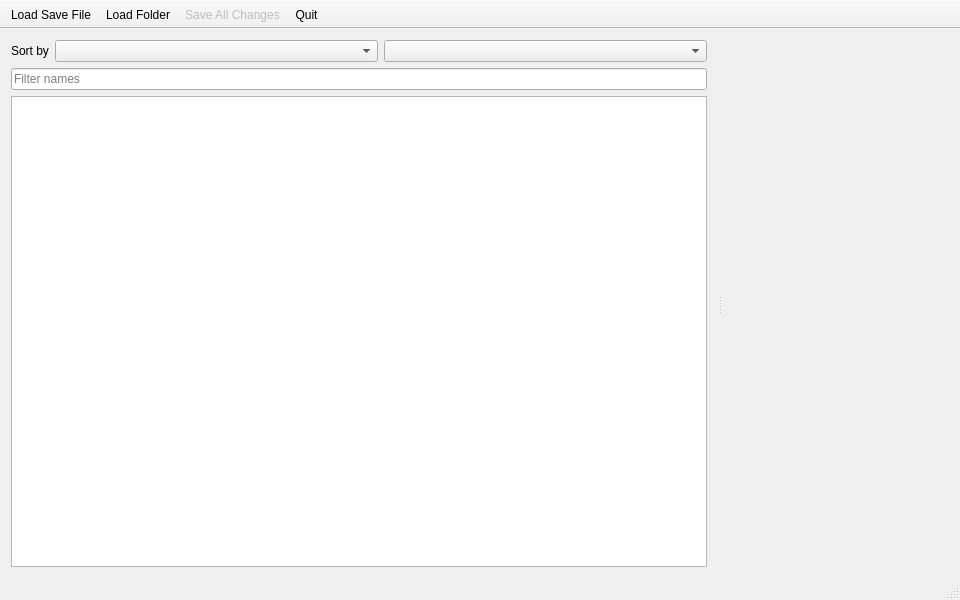
<?xml version="1.0" encoding="UTF-8"?>
<ui version="4.0">
 <class>MainWindow</class>
 <widget class="QMainWindow" name="MainWindow">
  <property name="geometry">
   <rect>
    <x>0</x>
    <y>0</y>
    <width>960</width>
    <height>600</height>
   </rect>
  </property>
  <property name="windowTitle">
   <string>AA2QtEdit</string>
  </property>
  <widget class="QWidget" name="centralWidget">
   <layout class="QHBoxLayout" name="horizontalLayout_2">
    <property name="spacing">
     <number>0</number>
    </property>
    <property name="leftMargin">
     <number>0</number>
    </property>
    <property name="topMargin">
     <number>0</number>
    </property>
    <property name="rightMargin">
     <number>0</number>
    </property>
    <property name="bottomMargin">
     <number>0</number>
    </property>
    <item>
     <widget class="QSplitter" name="splitter">
      <property name="orientation">
       <enum>Qt::Horizontal</enum>
      </property>
      <widget class="QWidget" name="layoutWidget">
       <layout class="QVBoxLayout" name="verticalLayout">
        <item>
         <layout class="QHBoxLayout" name="horizontalLayout" stretch="0,1,1">
          <item>
           <widget class="QLabel" name="labelSort">
            <property name="text">
             <string>Sort by</string>
            </property>
           </widget>
          </item>
          <item>
           <widget class="QComboBox" name="sortBy"/>
          </item>
          <item>
           <widget class="QComboBox" name="sortOrder"/>
          </item>
         </layout>
        </item>
        <item>
         <widget class="QLineEdit" name="textFilter">
          <property name="placeholderText">
           <string>Filter names</string>
          </property>
          <property name="clearButtonEnabled">
           <bool>true</bool>
          </property>
         </widget>
        </item>
        <item>
         <widget class="ClassEdit::CardListView" name="cardListView">
          <property name="sizePolicy">
           <sizepolicy hsizetype="Minimum" vsizetype="Expanding">
            <horstretch>0</horstretch>
            <verstretch>0</verstretch>
           </sizepolicy>
          </property>
          <property name="minimumSize">
           <size>
            <width>280</width>
            <height>0</height>
           </size>
          </property>
         </widget>
        </item>
       </layout>
      </widget>
      <widget class="ClassEdit::CardView" name="cardView" native="true">
       <property name="sizePolicy">
        <sizepolicy hsizetype="Maximum" vsizetype="Maximum">
         <horstretch>0</horstretch>
         <verstretch>0</verstretch>
        </sizepolicy>
       </property>
      </widget>
     </widget>
    </item>
   </layout>
  </widget>
  <widget class="QToolBar" name="mainToolBar">
   <property name="movable">
    <bool>false</bool>
   </property>
   <property name="iconSize">
    <size>
     <width>32</width>
     <height>32</height>
    </size>
   </property>
   <property name="toolButtonStyle">
    <enum>Qt::ToolButtonTextBesideIcon</enum>
   </property>
   <property name="floatable">
    <bool>false</bool>
   </property>
   <attribute name="toolBarArea">
    <enum>TopToolBarArea</enum>
   </attribute>
   <attribute name="toolBarBreak">
    <bool>false</bool>
   </attribute>
   <addaction name="actionLoad_Save_File"/>
   <addaction name="actionLoad_Directory"/>
   <addaction name="actionSave_All_Changes"/>
   <addaction name="actionQuit"/>
  </widget>
  <widget class="QStatusBar" name="statusBar"/>
  <action name="actionLoad_Save_File">
   <property name="icon">
    <iconset resource="../../icons/icons.qrc">
     <normaloff>:/icon/game.svg</normaloff>:/icon/game.svg</iconset>
   </property>
   <property name="text">
    <string>&amp;Load Save File</string>
   </property>
  </action>
  <action name="actionLoad_Directory">
   <property name="icon">
    <iconset resource="../../icons/icons.qrc">
     <normaloff>:/icon/folder-people.svg</normaloff>:/icon/folder-people.svg</iconset>
   </property>
   <property name="text">
    <string>Load &amp;Folder</string>
   </property>
   <property name="toolTip">
    <string>Load Folder</string>
   </property>
  </action>
  <action name="actionSave_All_Changes">
   <property name="enabled">
    <bool>false</bool>
   </property>
   <property name="icon">
    <iconset resource="../../icons/icons.qrc">
     <normaloff>:/icon/save-all.svg</normaloff>:/icon/save-all.svg</iconset>
   </property>
   <property name="text">
    <string>Save All Changes</string>
   </property>
  </action>
  <action name="actionQuit">
   <property name="icon">
    <iconset resource="../../icons/icons.qrc">
     <normaloff>:/icon/window-close.svg</normaloff>:/icon/window-close.svg</iconset>
   </property>
   <property name="text">
    <string>Quit</string>
   </property>
  </action>
 </widget>
 <layoutdefault spacing="6" margin="11"/>
 <customwidgets>
  <customwidget>
   <class>ClassEdit::CardListView</class>
   <extends>QListView</extends>
   <header>src/ui/cardlistview.h</header>
  </customwidget>
  <customwidget>
   <class>ClassEdit::CardView</class>
   <extends>QWidget</extends>
   <header>src/ui/cardview.h</header>
   <container>1</container>
   <slots>
    <slot>modelItemActivated(QModelIndex)</slot>
   </slots>
  </customwidget>
 </customwidgets>
 <resources>
  <include location="../../icons/icons.qrc"/>
 </resources>
 <connections>
  <connection>
   <sender>actionLoad_Save_File</sender>
   <signal>triggered()</signal>
   <receiver>MainWindow</receiver>
   <slot>loadSaveFile()</slot>
   <hints>
    <hint type="sourcelabel">
     <x>-1</x>
     <y>-1</y>
    </hint>
    <hint type="destinationlabel">
     <x>456</x>
     <y>287</y>
    </hint>
   </hints>
  </connection>
  <connection>
   <sender>actionLoad_Directory</sender>
   <signal>triggered()</signal>
   <receiver>MainWindow</receiver>
   <slot>loadDirectory()</slot>
   <hints>
    <hint type="sourcelabel">
     <x>-1</x>
     <y>-1</y>
    </hint>
    <hint type="destinationlabel">
     <x>456</x>
     <y>287</y>
    </hint>
   </hints>
  </connection>
  <connection>
   <sender>actionQuit</sender>
   <signal>triggered(bool)</signal>
   <receiver>MainWindow</receiver>
   <slot>quit()</slot>
   <hints>
    <hint type="sourcelabel">
     <x>-1</x>
     <y>-1</y>
    </hint>
    <hint type="destinationlabel">
     <x>456</x>
     <y>287</y>
    </hint>
   </hints>
  </connection>
 </connections>
 <slots>
  <slot>loadSaveFile()</slot>
  <slot>loadDirectory()</slot>
  <slot>itemActivated(QModelIndex)</slot>
  <slot>quit()</slot>
 </slots>
</ui>
